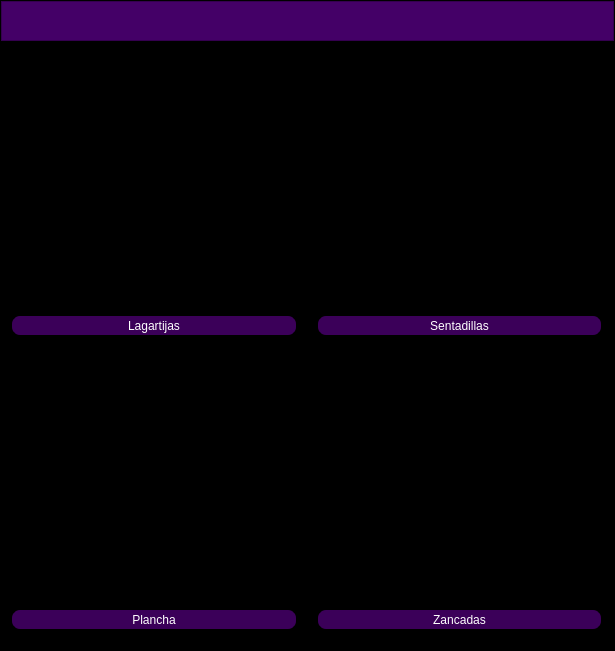
<?xml version="1.0" encoding="UTF-8"?>
<ui version="4.0">
 <class>MainWindow</class>
 <widget class="QMainWindow" name="MainWindow">
  <property name="geometry">
   <rect>
    <x>0</x>
    <y>0</y>
    <width>615</width>
    <height>651</height>
   </rect>
  </property>
  <property name="windowTitle">
   <string>MainWindow</string>
  </property>
  <widget class="QWidget" name="centralwidget">
   <property name="styleSheet">
    <string notr="true">background-color: rgb(0, 0, 0);</string>
   </property>
   <layout class="QGridLayout" name="gridLayout_2">
    <property name="leftMargin">
     <number>0</number>
    </property>
    <property name="topMargin">
     <number>0</number>
    </property>
    <property name="rightMargin">
     <number>0</number>
    </property>
    <property name="bottomMargin">
     <number>0</number>
    </property>
    <item row="0" column="0">
     <widget class="QFrame" name="body_frame">
      <property name="styleSheet">
       <string notr="true"/>
      </property>
      <property name="frameShape">
       <enum>QFrame::StyledPanel</enum>
      </property>
      <property name="frameShadow">
       <enum>QFrame::Raised</enum>
      </property>
      <layout class="QVBoxLayout" name="verticalLayout_2">
       <property name="leftMargin">
        <number>0</number>
       </property>
       <property name="topMargin">
        <number>0</number>
       </property>
       <property name="rightMargin">
        <number>0</number>
       </property>
       <property name="bottomMargin">
        <number>0</number>
       </property>
       <item>
        <widget class="QFrame" name="up_frame">
         <property name="maximumSize">
          <size>
           <width>16777215</width>
           <height>40</height>
          </size>
         </property>
         <property name="styleSheet">
          <string notr="true">#up_frame{
	background-color: rgb(68, 0, 103)
}

QPushButton{
border-radius:18px;
background-color: rgba(43, 43, 43,0)
}
QPushButton:hover{
	background-color:rgb(101, 76, 122);
}
QPushButton:pressed{
background-color: rgb(170, 85, 255);
}</string>
         </property>
         <property name="frameShape">
          <enum>QFrame::StyledPanel</enum>
         </property>
         <property name="frameShadow">
          <enum>QFrame::Raised</enum>
         </property>
         <layout class="QHBoxLayout" name="horizontalLayout">
          <property name="spacing">
           <number>4</number>
          </property>
          <property name="leftMargin">
           <number>0</number>
          </property>
          <property name="topMargin">
           <number>0</number>
          </property>
          <property name="rightMargin">
           <number>0</number>
          </property>
          <property name="bottomMargin">
           <number>0</number>
          </property>
          <item>
           <spacer name="horizontalSpacer">
            <property name="orientation">
             <enum>Qt::Horizontal</enum>
            </property>
            <property name="sizeHint" stdset="0">
             <size>
              <width>398</width>
              <height>20</height>
             </size>
            </property>
           </spacer>
          </item>
          <item>
           <widget class="QPushButton" name="minimize_bt">
            <property name="minimumSize">
             <size>
              <width>38</width>
              <height>38</height>
             </size>
            </property>
            <property name="text">
             <string/>
            </property>
            <property name="icon">
             <iconset resource="../../../interfaz_PN/Select_excercise/images/interface_buttons.qrc">
              <normaloff>:/images/minimize.png</normaloff>:/images/minimize.png</iconset>
            </property>
            <property name="iconSize">
             <size>
              <width>38</width>
              <height>38</height>
             </size>
            </property>
           </widget>
          </item>
          <item>
           <widget class="QPushButton" name="normal_bt">
            <property name="minimumSize">
             <size>
              <width>38</width>
              <height>38</height>
             </size>
            </property>
            <property name="text">
             <string/>
            </property>
            <property name="icon">
             <iconset resource="../../../interfaz_PN/Select_excercise/images/interface_buttons.qrc">
              <normaloff>:/images/minimize_2.png</normaloff>:/images/minimize_2.png</iconset>
            </property>
            <property name="iconSize">
             <size>
              <width>38</width>
              <height>38</height>
             </size>
            </property>
           </widget>
          </item>
          <item>
           <widget class="QPushButton" name="maximize_bt">
            <property name="minimumSize">
             <size>
              <width>38</width>
              <height>38</height>
             </size>
            </property>
            <property name="text">
             <string/>
            </property>
            <property name="icon">
             <iconset resource="../../../interfaz_PN/Select_excercise/images/interface_buttons.qrc">
              <normaloff>:/images/maximize.png</normaloff>:/images/maximize.png</iconset>
            </property>
            <property name="iconSize">
             <size>
              <width>38</width>
              <height>38</height>
             </size>
            </property>
           </widget>
          </item>
          <item>
           <widget class="QPushButton" name="close_bt">
            <property name="minimumSize">
             <size>
              <width>38</width>
              <height>38</height>
             </size>
            </property>
            <property name="text">
             <string/>
            </property>
            <property name="icon">
             <iconset resource="../../../interfaz_PN/Select_excercise/images/interface_buttons.qrc">
              <normaloff>:/images/exit.png</normaloff>:/images/exit.png</iconset>
            </property>
            <property name="iconSize">
             <size>
              <width>38</width>
              <height>38</height>
             </size>
            </property>
           </widget>
          </item>
         </layout>
        </widget>
       </item>
       <item>
        <widget class="QFrame" name="frame">
         <property name="minimumSize">
          <size>
           <width>551</width>
           <height>521</height>
          </size>
         </property>
         <property name="styleSheet">
          <string notr="true">QLabel{
color: white;
font: 16pt &quot;Arial&quot;;
background-color: rgba(255, 255, 255, 0);
}
QLineEdit{
border-radius:10px;
font: 16pt &quot;Arial&quot;;
background-color:rgb(85, 0, 127);
color: white;
border: 2px solid black;
}
QLineEdit:hover{
background-color: rgb(16, 0, 50);
color: white;
}
QPushButton{
border-radius: 10px;
font: 15pt &quot;Arial&quot;;
color: white;
border: 2px solid black;
background-color: rgb(59, 0, 89);
}
QPushButton:hover{
background-color: rgb(119, 0, 179);
}
QPushButton:pressed{
background-color: rgb(170, 85, 255);
}
</string>
         </property>
         <property name="frameShape">
          <enum>QFrame::StyledPanel</enum>
         </property>
         <property name="frameShadow">
          <enum>QFrame::Raised</enum>
         </property>
         <layout class="QGridLayout" name="gridLayout">
          <property name="leftMargin">
           <number>0</number>
          </property>
          <property name="topMargin">
           <number>0</number>
          </property>
          <property name="rightMargin">
           <number>0</number>
          </property>
          <property name="bottomMargin">
           <number>0</number>
          </property>
          <property name="horizontalSpacing">
           <number>10</number>
          </property>
          <item row="0" column="0">
           <widget class="QFrame" name="frame_2">
            <property name="minimumSize">
             <size>
              <width>288</width>
              <height>228</height>
             </size>
            </property>
            <property name="maximumSize">
             <size>
              <width>288</width>
              <height>228</height>
             </size>
            </property>
            <property name="frameShape">
             <enum>QFrame::StyledPanel</enum>
            </property>
            <property name="frameShadow">
             <enum>QFrame::Raised</enum>
            </property>
            <layout class="QHBoxLayout" name="horizontalLayout_2">
             <item>
              <widget class="QLabel" name="label">
               <property name="text">
                <string>&lt;html&gt;&lt;head/&gt;&lt;body&gt;&lt;p&gt;&lt;img src=&quot;:/Exercises/lagartijas.jpg&quot;/&gt;&lt;/p&gt;&lt;/body&gt;&lt;/html&gt;</string>
               </property>
               <property name="alignment">
                <set>Qt::AlignCenter</set>
               </property>
              </widget>
             </item>
            </layout>
           </widget>
          </item>
          <item row="0" column="1">
           <widget class="QFrame" name="frame_3">
            <property name="minimumSize">
             <size>
              <width>287</width>
              <height>228</height>
             </size>
            </property>
            <property name="maximumSize">
             <size>
              <width>287</width>
              <height>228</height>
             </size>
            </property>
            <property name="frameShape">
             <enum>QFrame::StyledPanel</enum>
            </property>
            <property name="frameShadow">
             <enum>QFrame::Raised</enum>
            </property>
            <layout class="QHBoxLayout" name="horizontalLayout_3">
             <item>
              <widget class="QLabel" name="label_2">
               <property name="text">
                <string>&lt;html&gt;&lt;head/&gt;&lt;body&gt;&lt;p&gt;&lt;img src=&quot;:/Exercises/sentadillas.jpg&quot;/&gt;&lt;/p&gt;&lt;/body&gt;&lt;/html&gt;</string>
               </property>
               <property name="alignment">
                <set>Qt::AlignCenter</set>
               </property>
              </widget>
             </item>
            </layout>
           </widget>
          </item>
          <item row="1" column="0">
           <widget class="QPushButton" name="exercise_bt_1">
            <property name="minimumSize">
             <size>
              <width>288</width>
              <height>23</height>
             </size>
            </property>
            <property name="maximumSize">
             <size>
              <width>288</width>
              <height>23</height>
             </size>
            </property>
            <property name="text">
             <string>Lagartijas</string>
            </property>
           </widget>
          </item>
          <item row="1" column="1">
           <widget class="QPushButton" name="exercise_bt_2">
            <property name="minimumSize">
             <size>
              <width>287</width>
              <height>23</height>
             </size>
            </property>
            <property name="maximumSize">
             <size>
              <width>287</width>
              <height>23</height>
             </size>
            </property>
            <property name="text">
             <string>Sentadillas</string>
            </property>
           </widget>
          </item>
          <item row="2" column="0">
           <widget class="QFrame" name="frame_4">
            <property name="minimumSize">
             <size>
              <width>288</width>
              <height>227</height>
             </size>
            </property>
            <property name="maximumSize">
             <size>
              <width>288</width>
              <height>227</height>
             </size>
            </property>
            <property name="frameShape">
             <enum>QFrame::StyledPanel</enum>
            </property>
            <property name="frameShadow">
             <enum>QFrame::Raised</enum>
            </property>
            <widget class="QLabel" name="label_3">
             <property name="geometry">
              <rect>
               <x>-70</x>
               <y>-90</y>
               <width>401</width>
               <height>351</height>
              </rect>
             </property>
             <property name="text">
              <string>&lt;html&gt;&lt;head/&gt;&lt;body&gt;&lt;p&gt;&lt;img src=&quot;:/Exercises/plancha.jpg&quot;/&gt;&lt;/p&gt;&lt;/body&gt;&lt;/html&gt;</string>
             </property>
            </widget>
           </widget>
          </item>
          <item row="2" column="1">
           <widget class="QFrame" name="frame_5">
            <property name="minimumSize">
             <size>
              <width>287</width>
              <height>227</height>
             </size>
            </property>
            <property name="maximumSize">
             <size>
              <width>287</width>
              <height>227</height>
             </size>
            </property>
            <property name="frameShape">
             <enum>QFrame::StyledPanel</enum>
            </property>
            <property name="frameShadow">
             <enum>QFrame::Raised</enum>
            </property>
            <layout class="QHBoxLayout" name="horizontalLayout_4">
             <item>
              <widget class="QLabel" name="label_4">
               <property name="text">
                <string>&lt;html&gt;&lt;head/&gt;&lt;body&gt;&lt;p&gt;&lt;img src=&quot;:/Exercises/zancadas.jpg&quot;/&gt;&lt;/p&gt;&lt;/body&gt;&lt;/html&gt;</string>
               </property>
               <property name="alignment">
                <set>Qt::AlignCenter</set>
               </property>
              </widget>
             </item>
            </layout>
           </widget>
          </item>
          <item row="3" column="0">
           <widget class="QPushButton" name="exercise_bt_3">
            <property name="minimumSize">
             <size>
              <width>288</width>
              <height>23</height>
             </size>
            </property>
            <property name="maximumSize">
             <size>
              <width>288</width>
              <height>23</height>
             </size>
            </property>
            <property name="text">
             <string>Plancha</string>
            </property>
           </widget>
          </item>
          <item row="3" column="1">
           <widget class="QPushButton" name="exercise_bt_4">
            <property name="minimumSize">
             <size>
              <width>287</width>
              <height>23</height>
             </size>
            </property>
            <property name="maximumSize">
             <size>
              <width>287</width>
              <height>23</height>
             </size>
            </property>
            <property name="text">
             <string>Zancadas</string>
            </property>
           </widget>
          </item>
         </layout>
        </widget>
       </item>
      </layout>
     </widget>
    </item>
   </layout>
  </widget>
 </widget>
 <resources>
  <include location="../../../interfaz_PN/Select_excercise/images/interface_buttons.qrc"/>
  <include location="exercises/exercises.qrc"/>
 </resources>
 <connections/>
</ui>
